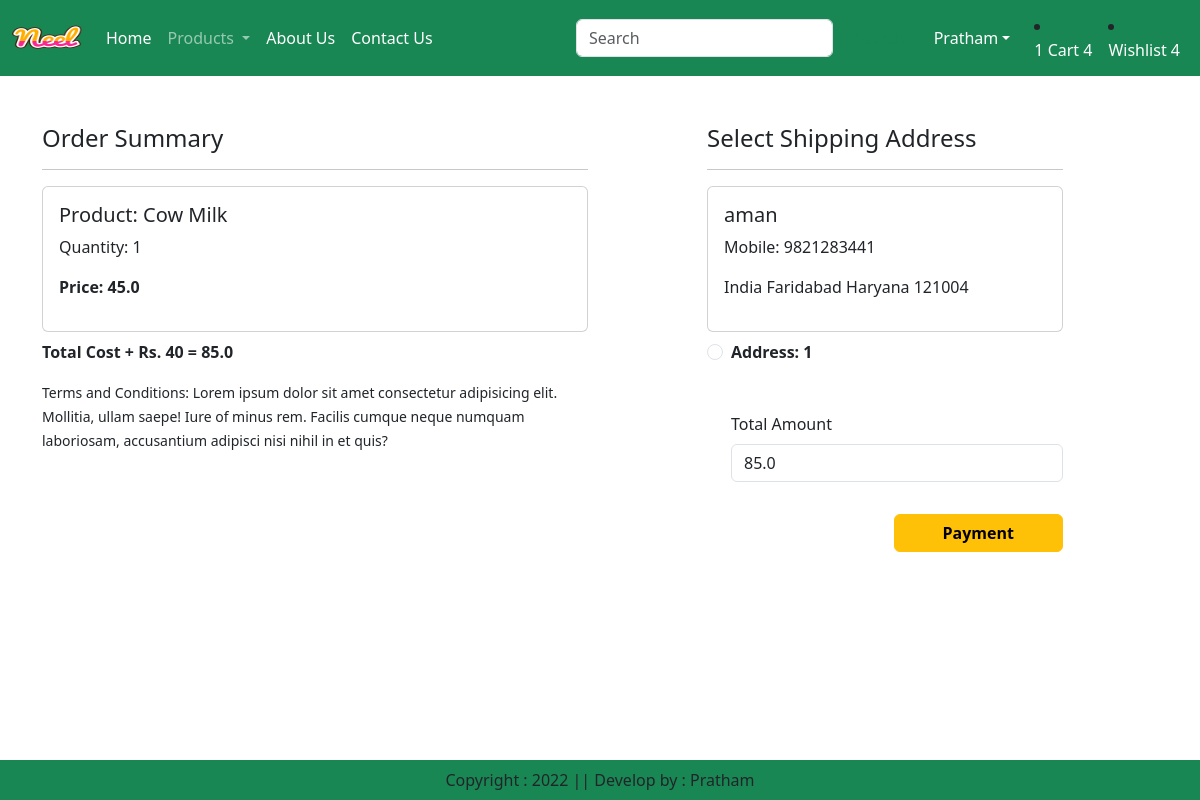
The app's page /checkout/ (signed in) with its own data.
### store/models.py (models this page shows, shortened)
class Cart(models.Model):
    user = models.ForeignKey(User,on_delete=models.CASCADE)
    product = models.ForeignKey(Product,on_delete=models.CASCADE)
    quantity = models.PositiveBigIntegerField(default=1)

class Product(models.Model):
    title = models.CharField(max_length=100)
    selling_price = models.FloatField()
    discounted_price = models.FloatField()
    description = models.TextField()
    composition = models.TextField(default='')
    prodapp = models.TextField(default='')
    category = models.CharField(choices=CATEGORY_CHOICES, max_length=2)
    product_image = models.ImageField(upload_to='product')

class Customer(models.Model):
    user = models.ForeignKey(User,on_delete=models.CASCADE)
    name = models.CharField(max_length=200)
    locality = models.CharField(max_length=200)
    city = models.CharField(max_length=50)
    mobile = models.IntegerField(default=0)
    zipcode = models.IntegerField()
    state = models.CharField(choices=STATE_CHOICES,max_length=100)

### store/views.py (the view, shortened to what this page needs)
# urls.py: path('checkout/', views.checkout.as_view(), name='checkout'),
class checkout(View):
    def get(self,request):
        totalitem = 0
        if request.user.is_authenticated:
            totalitem = len(Cart.objects.filter(user=request.user))
        user=request.user
        add=Customer.objects.filter(user=user)
        cart_items=Cart.objects.filter(user=user)
        famount = 0
        for p in cart_items:
            value = p.quantity * p.product.discounted_price
            famount = famount + value
        totalamount = famount + 40
        razoramount = int(totalamount*100)
        client = razorpay.Client(auth=(settings.RAZOR_KEY_ID, settings.RAZOR_KEY_SECRET))
        data = {"amount": razoramount, "currency": "INR", "receipt": "order_rcptid_12"}
        payment_response = client.order.create(data=data)
        print(payment_response)
        order_id = payment_response['id']
        order_status = payment_response['status']
        return render(request, 'store/checkout.html',locals())

### store/templates/store/checkout.html (shortened to what this page needs)
{% extends 'store/base.html' %}
{% load static %}
{% block main-content %}
<div class="container">
    <div class="row mt-5">
        <div class="col-sm-6">
            <h4>Order Summary</h4>
            <hr>
            {% for item in cart_items %}
                <div class="card mb-2">
                    <div class="card-body">
                        <h5>Product: {{ item.product.title }}</h5>
                        <p>Quantity: {{ item.quantity }}</p>
                        <p class="fw-bold">Price: {{ item.product.discounted_price }}</p>
                    </div>
                </div>
            {% endfor %}
            <p class="fw-bold">Total Cost + Rs. 40 = {{ totalamount }}</p>
            <small>Terms and Conditions: Lorem ipsum dolor sit amet consectetur adipisicing elit. Mollitia, ullam saepe! Iure of minus rem. Facilis cumque neque numquam laboriosam, accusantium adipisci nisi nihil in et quis?</small>
        </div>
        <div class="col-sm-4 offset-sm-1">
            <h4>Select Shipping Address</h4>
            <hr>
            <form method="post" id="myform">
                {% for ad in add %}
                    <div class="card">
                        <div class="card-body">
                            <h5>{{ ad.name }}</h5>
                            <p>Mobile: {{ ad.mobile }}</p>
                            <p>{{ ad.locality }} {{ ad.city }} {{ ad.state }} {{ ad.zipcode }}</p>
                        </div>
                    </div>
                    <div class="form-check mt-2 mb-5">
                        <input class="form-check-input" type="radio" name="custid" id="custadd{{ forloop.counter }}" value="{{ ad.id }}">
                        <label class="form-check-label fw-bold" for="custadd{{ forloop.counter }}">
                            Address: {{ forloop.counter }}
                        </label>
                    </div>
                {% endfor %}
                <div class="form-check mb-3">
                    <label for="totamount" class="form-label">Total Amount</label>
                    <input type="number" class="form-control" name="totalamount" value="{{ totalamount }}" readonly>
                </div>
                <div class="text-end">
                    <button id="rzp-button1" type="submit" class="btn btn-warning mt-3 px-5 fw-bold">Payment</button>
                </div>
            </form>
        </div>
    </div>
</div>
{% endblock main-content %}

### records on screen
Cart: product "Cow Milk", quantity "1", product.discounted_price "45.0"
Customer: name "aman", mobile "9821283441", locality "India", city "Faridabad", state "Haryana", zipcode "121004"

### other values on screen
{{ totalitem }} "1"
{{ totalamount }} "85.0"
